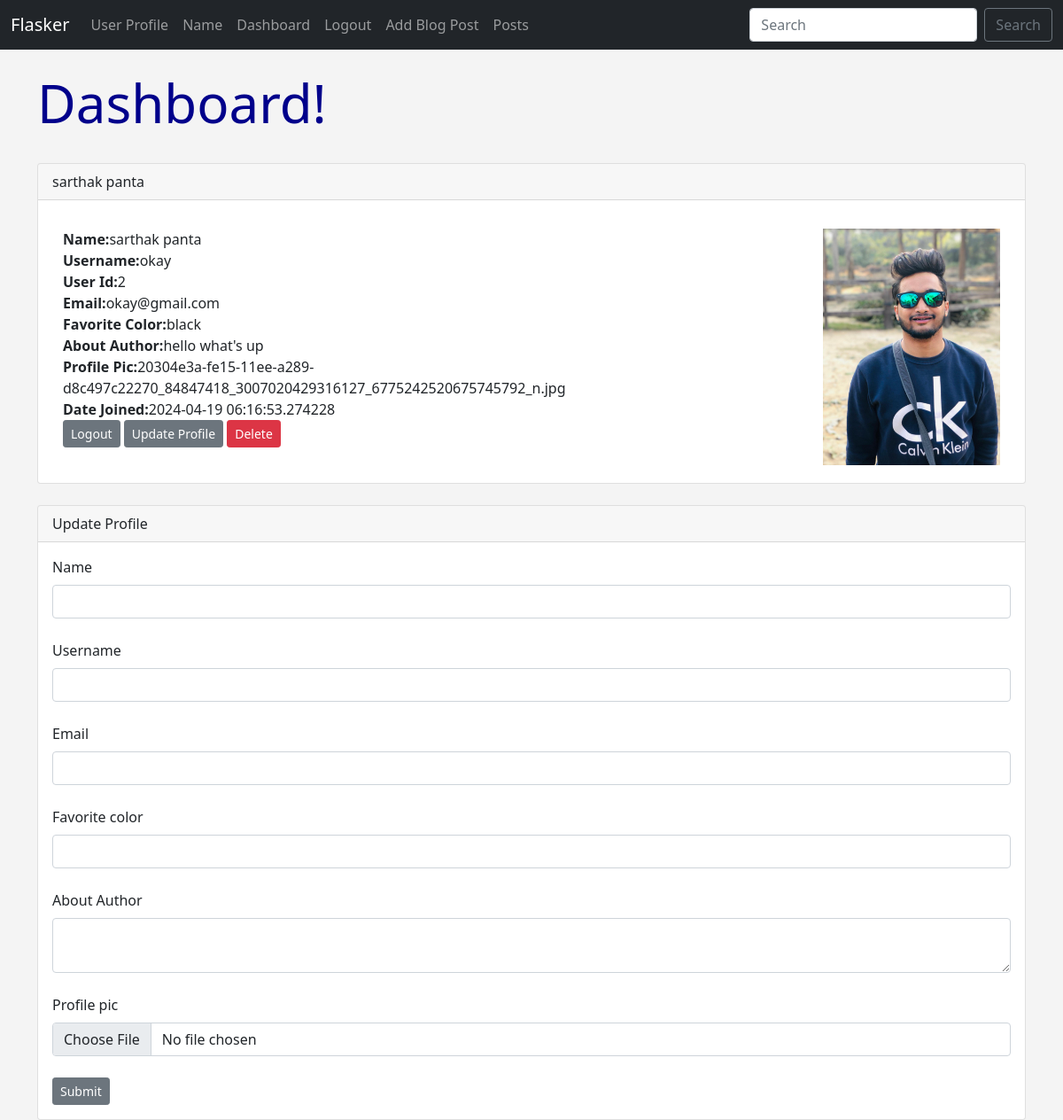
/dashboard (signed in), run on the app's committed database.
### app.py (models this page shows, shortened)
class Users(db.Model,UserMixin):
    __tablename__='users'
    id = db.Column(db.Integer, primary_key=True)
    username = db.Column(db.String(200), nullable=False, unique=True)
    name = db.Column(db.String(200), nullable=False)
    email = db.Column(db.String(200), nullable=False, unique=True)
    favorite_color = db.Column(db.String(120))
    about_author = db.Column(db.Text(500), nullable=True)
    date_added = db.Column(db.DateTime, default=datetime.utcnow)
    profile_pic = db.Column(db.String(), nullable=True)
    user_posts = relationship('Posts', backref='user', cascade='all')
    password_hash = db.Column(db.String(128))
    @property
    def password(self):
        if form.validate_on_submit():
          user = Users.query.filter_by(username=form.username.data).first()
        if user and user.verify_password(form.password.data):
            login_user(user)
            return redirect(url_for('index'))
        else:
             flash('Invalid username or password', 'error')
        return render_template('login.html', form=form)
        raise AttributeError('password is not a readable!')

### app.py (the view, shortened to what this page needs)
@app.route('/dashboard', methods=['GET', 'POST'])
@login_required
def dashboard():
    form = UserForm()
    print(form.errors,'&&&&&&&')
    print(request.method)
    if current_user.is_authenticated and request.method == "GET":
        return render_template('dashboard.html', form=form)

### webform.py
class UserForm(FlaskForm):
    name = StringField("Name", validators=[DataRequired()])
    username = StringField("Username", validators=[DataRequired()])
    email = StringField("Email", validators=[DataRequired()])
    favorite_color = StringField("Favorite color")
    about_author = TextAreaField("About Author")
    password_hash = PasswordField('Password', validators=[DataRequired(), EqualTo('password_hash2', message='Password Must Match')])
    password_hash2 =PasswordField('Confirm Password', validators=[DataRequired()])
    profile_pic = FileField("Profile pic")
    submit = SubmitField("Submit")

class SearchForm(FlaskForm):
    searched = StringField("Searched", validators=[DataRequired()])
    submit = SubmitField("Login")

### app.py (called while the page is built)
@login_manager.user_loader
def load_user(user_id):
    return Users.query.get(int(user_id))

@app.context_processor
def base():
    form = SearchForm()
    return dict(form=form)

### templates/dashboard.html (shortened to what this page needs)
{% extends 'base.html' %}
{% block content %}
<h1>Dashboard!</h1>
<br />
<div class="card">
    <div class="card-header">
        {{ current_user.name }}
    </div>
    <div class="card-body">
        <p class="card-text">
    <div class="container">
        <div class="row">
            <div class="col-8">
            <strong>Name:</strong>{{ current_user.name }}<br />
            <strong>Username:</strong>{{ current_user.username }}<br />
            <strong>User Id:</strong>{{ current_user.id }}<br />
            <strong>Email:</strong>{{ current_user.email }}<br />
            <strong>Favorite Color:</strong>{{ current_user.favorite_color }}<br />
            <strong>About Author:</strong>{{ current_user.about_author }}<br />
            <strong>Profile Pic:</strong>{{ current_user.profile_pic }}<br />
            <strong>Date Joined:</strong>{{ current_user.date_added }}<br/>
        <a href="{{ url_for('logout')}}" class="btn btn-secondary  btn-sm">Logout</a>
        <a href="{{url_for('update', id=current_user.id)}}" class="btn btn-secondary btn-sm">Update Profile</a>
        <a href="{{ url_for('delete', id=current_user.id) }}" class="btn btn-danger btn-sm">Delete</a><br/><br/>
        </div>
        <div class="col-4">
            {% if current_user.profile_pic %}
            <img src="{{ url_for('static',filename='images/' + current_user.profile_pic)}}" width="200" align="right">
            {% else %}
            <img src="{{ url_for('static',filename='images/defult photo.jpg')}}" width="200" align="right">
            {% endif %}
        </div>
        </div>
        </div>
    </div>
</div>
<br />
<div class="card">
    <div class="card-header">
        Update Profile
    </div>
    <div class="card-body">
        <form action="/dashboard" method="POST" enctype="multipart/form-data">
            <div class="form-group">
                {{ form.name.label(class="form-label") }}
                {{ form.name(class="form-control") }}
            </div>
            <br />
            <div class="form-group">
                {{ form.username.label(class="form-label") }}
                {{ form.username(class="form-control") }}
            <br />
            <div class="form-group">
                {{ form.email.label(class="form-label") }}
                {{ form.email(class="form-control") }}<br/>
            </div>
            <div class="form-group">
                {{ form.favorite_color.label(class="form-label") }}
                {{ form.favorite_color(class="form-control") }}<br/>
            </div>
            <div class="form-group">
                {{ form.about_author.label(class="form-label") }}
                {{ form.about_author(class="form-control") }}
                <br/>
                <div class="form-group">
                    {{ form.profile_pic.label(class="form-label") }}
                    {{ form.profile_pic(class="form-control") }}
                    <br/>
                </div>
            </div>
            <button type="submit" class="btn btn-secondary btn-sm">Submit</button>
        </form>
    </div>
</div>
{% endblock %}

### static/css/style.css (style rules this page uses)
h1 { color: darkblue; font-size: 60px; }
body { background: #f4f4f4; }

### data on the page
Users: name "sarthak panta", username "okay", id "2", email "okay@gmail.com", favorite_color "black", about_author "hello what's up", profile_pic "20304e3a-fe15-11ee-a289-d8c497c22270_84847418_3007020429316127_6775242520675745792_n.jpg", date_added "2024-04-19 06:16:53.274228", profile_pic (picture)
